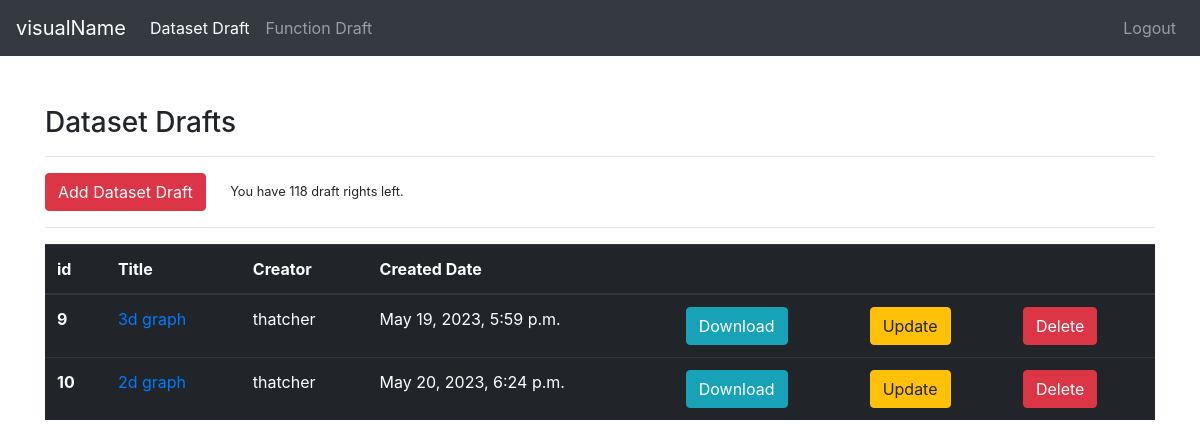
Screenshot of /drafts/datasetDraft/ (signed in) with the database file from the repository.
### drafts/models.py (models this page shows, shortened)
class DraftDataset(models.Model):
    creator = models.ForeignKey("auth.User", on_delete=models.CASCADE)
    created_date = models.DateTimeField(auto_now_add=True)
    file = models.FileField(blank=True, null=True, validators=[FileExtensionValidator(allowed_extensions=['csv', 'xslsx'])], upload_to="datasets/")
    file_link = models.CharField(max_length=100, verbose_name='File link(if the file is not uploaded)', blank=True, null=True)
    graph_color = ColorField(default='#000000')
    title = models.CharField(max_length=50)
    title_fontsize = models.IntegerField(default=13)
    title_color = ColorField(default='#000000')
    x_label = models.CharField(max_length=50, default='x')
    y_label = models.CharField(max_length=50, default='y')
    z_label = models.CharField(max_length=50, default='z', blank=True, null=True)

### drafts/views.py (the view)
# urls.py: path('datasetDraft/', views.datasetDraft, name="datasetDraft"),
@login_required(login_url="user:login")
def datasetDraft(request):
    datasetDrafts = DraftDataset.objects.filter(creator = request.user)
    profile = Profile.objects.filter(user=request.user).first()
    draft_right_left =  profile.draft_right_left
    context = {
        "drafts":datasetDrafts,
        "left":draft_right_left
    }
    return render(request, "datasetDraft.html", context=context)

### templates/datasetDraft.html
{% extends 'layout.html' %}
{% block body %}
<h3>Dataset Drafts</h3>
<hr>
<a class="btn btn-danger" href="{% url 'drafts:addDataset' %}">Add Dataset Draft</a>
<small style="margin-left: 20px">You have {{left}} draft rights left.</small>
<hr>
{% if drafts %}
<table class="table table-dark">
    <thead>
      <tr>
        <th scope="col">id</th>
        <th scope="col">Title</th>
        <th scope="col">Creator</th>
        <th scope="col">Created Date</th>
        <th scope="col"></th>
        <th scope="col"></th>
        <th scope="col"></th>
      </tr>
    </thead>
    <tbody>
        {% for draft in drafts %}
        <tr>
          <th scope="row">{{draft.id}}</th>
          <td><a href="{% url 'drafts:updateDatasetDraft' draft.id %}">{{draft.title}}</a></td>
          <td>{{draft.creator}}</td>
          <td>{{draft.created_date}}</td>
          <td><a href="{% url 'drafts:downloadDatasetDraft' draft.id %}" class="btn btn-info">Download</a></td>
          <td><a href="{% url 'drafts:updateDatasetDraft' draft.id %}" class="btn btn-warning">Update</a></td>
          <td><a href="{% url 'drafts:deleteDatasetDraft' draft.id %}" class="btn btn-danger">Delete</a></td>
        </tr>
        {% endfor %}
    </tbody>
  </table>
{% else %}
<div class="alert alert-danger">You dont have any drafts yet.</div>
{% endif %}
{% endblock body %}

### rows the page displays
DraftDataset: id "9", title "3d graph", creator "thatcher", created_date "May 19, 2023, 5:59 p.m."
DraftDataset: id "10", title "2d graph", creator "thatcher", created_date "May 20, 2023, 6:24 p.m."

### other values shown
{{ left }} "118"
